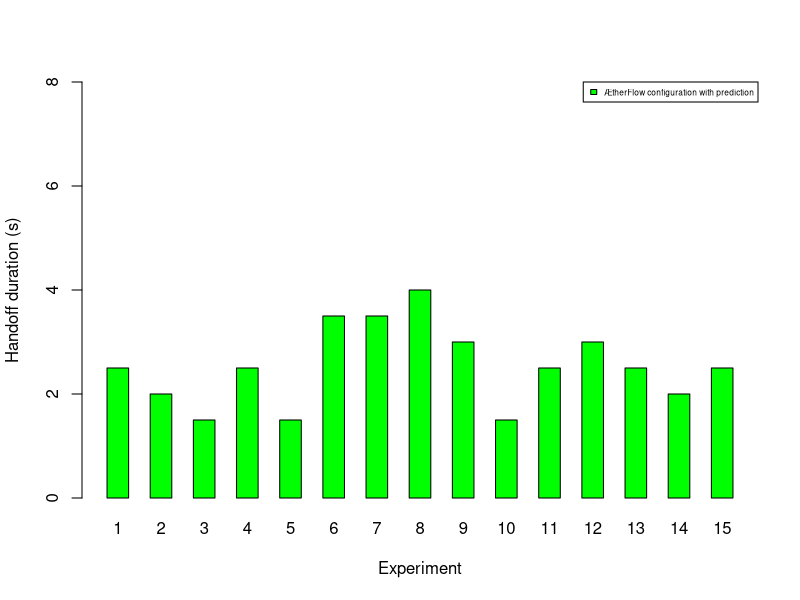

Generate this figure with R:
#gaps_br<-c(7, 7.5, 7.5, 4.5, 9)
gaps_flow<-c(2.5, 2, 1.5, 2.5, 1.5, 3.5, 3.5, 4, 3, 1.5, 2.5, 3, 2.5, 2, 2.5)
#gaps<-rbind(gaps_br, gaps_flow)
gaps<-rbind(gaps_flow)
pdf(file="/home/prithvirajhi/new_thesis/Thesis/new_script/R/Predduration.pdf", width=8, height=3.5)
barplot(gaps, xlab="Experiment", ylab="Handoff duration (s)", col=c("green"), beside=TRUE, ylim=c(0, 8), names.arg=c("1", "2", "3", "4", "5", "6", "7", "8", "9", "10", "11", "12", "13", "14", "15"), legend.text=c("ÆtherFlow configuration with prediction"), args.legend=list(x="topright", cex=0.5))
dev.off()
